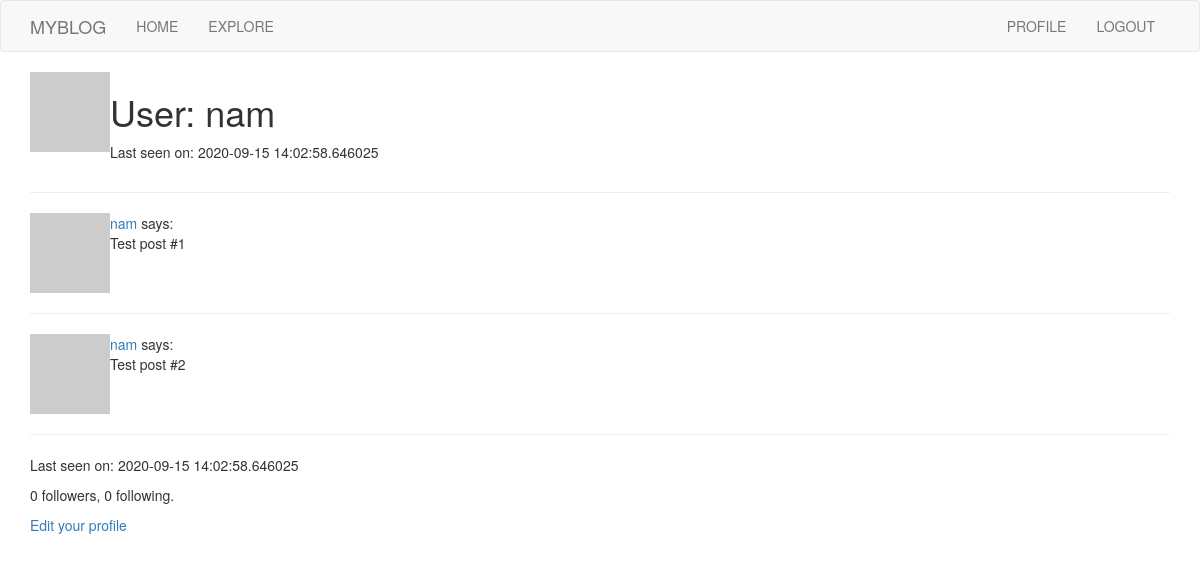
The page /user/nam (signed in) on the database as committed earlier.
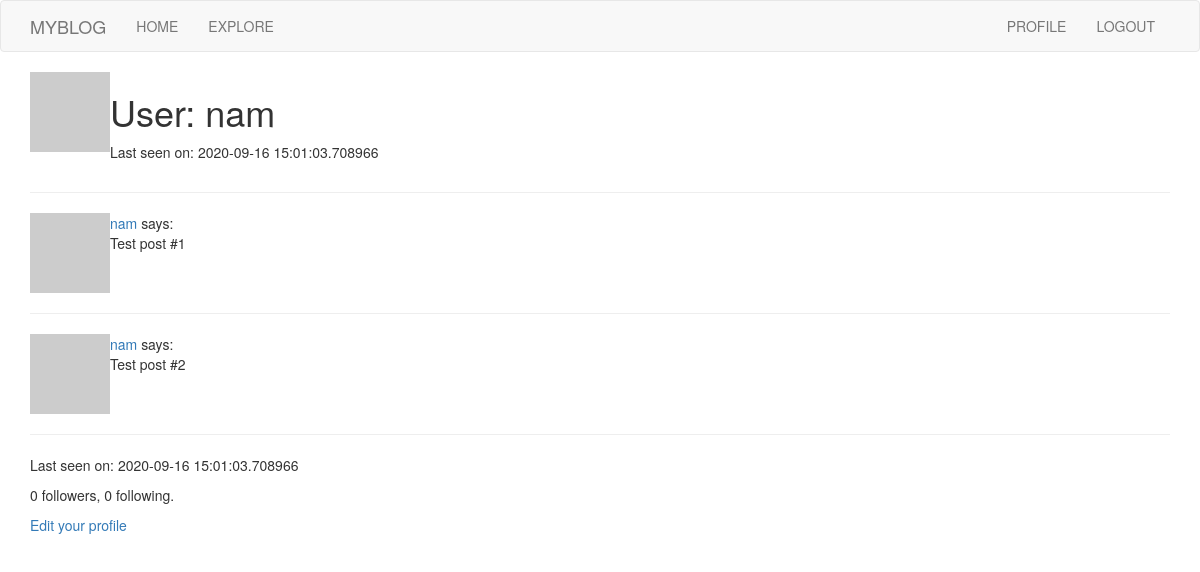
The same page on the database as committed later.
### app/models.py (models this page shows, shortened)
class User(UserMixin, db.Model):
    id = db.Column(db.Integer, primary_key=True)
    username = db.Column(db.String(64), index=True, unique=True)
    email = db.Column(db.String(120), index=True, unique=True)
    password_hash = db.Column(db.String(128))
    posts = db.relationship('Post', backref='author', lazy='dynamic')
    about_me = db.Column(db.String(140))
    last_seen = db.Column(db.DateTime, default=datetime.utcnow)
    def avatar(self, size):
        digest = md5(self.email.lower().encode('utf-8')).hexdigest()
        return 'https://www.gravatar.com/avatar/{}?d=identicon&s={}'.format(digest, size)
    followed = db.relationship(
        'User', secondary=followers,
        primaryjoin=(followers.c.follower_id == id),
        secondaryjoin=(followers.c.followed_id == id),
        backref=db.backref('followers', lazy='dynamic'), lazy='dynamic'
    )

### app/routes.py (the view)
@app.route('/user/<username>')
@login_required
def user(username):
    user = User.query.filter_by(username=username).first_or_404()
    posts = [
        {'author': user, 'body': 'Test post #1'},
        {'author': user, 'body': 'Test post #2'}
    ]
    return render_template('user.html', user=user, posts=posts)

### app/models.py (called while the page is built)
@login.user_loader
def load_user(id):
    return User.query.get(int(id))

### app/routes.py (called while the page is built)
@app.before_request
def before_request():
    if current_user.is_authenticated:
        current_user.last_seen = datetime.utcnow()
        db.session.commit()

### app/templates/user.html (shortened to what this page needs)
{% extends "base.html" %}
{% block app_content %}
    <table>
        <tr valign="top">
            <td><img src="{{ user.avatar(128) }}" alt=""></td>
            <td>
                <h1>User: {{ user.username }} </h1>
                {% if user.last_seen %} <p>Last seen on: {{ user.last_seen }}</p> {% endif %}
            </td>
        </tr>
    </table>
    <hr>
    {% for post in posts %}
    <table>
        {% include '_post.html' %}
        <hr>
    </table>
    {% endfor %}
    {% if user.last_seen %} <p>Last seen on: {{ user.last_seen }}</p> {% endif %}
    <p>{{ user.followers.count() }} followers, {{ user.followed.count() }} following. </p>
    {% if user == current_user %}
        <p><a href="{{ url_for('edit_profile') }}">Edit your profile</a></p>
    {% elif not current_user.is_following(user) %}
        <p><a href="{{ url_for('follow', username=user.username) }}">Follow</a></p>
    {% else %}
        <p><a href="{{ url_for('unfollow', username=user.username) }}">Unfollow</a></p>
    {% endif %}
{% endblock %}

### app/templates/base.html (shortened to what this page needs)
{% extends 'bootstrap/base.html' %}
{% block navbar %}
    <nav class="navbar navbar-default">
        <div class="container">
            <div class="navbar-header">
                <a class="navbar-brand" href="{{ url_for('index') }}">MYBLOG</a>
            </div>
            <div class="collapse navbar-collapse" id="bs-example-navbar-collapse-1">
                <ul class="nav navbar-nav">
                    <li><a href="{{ url_for('index') }}">HOME</a></li>
                    <li><a href="{{ url_for('explore') }}">EXPLORE</a></li>
                </ul>
                <ul class="nav navbar-nav navbar-right">
                    {% if current_user.is_anonymous %}
                    <li><a href="{{ url_for('login') }}">LOGIN</a></li>
                    {% else %}
                    <li><a href="{{ url_for('user', username=current_user.username) }}">PROFILE</a></li>
                    <li><a href="{{ url_for('logout') }}">LOGOUT</a></li>
                    {% endif %}
                </ul>
            </div>
        </div>
    </nav>
{% endblock %}
{% block content %}
    <div class="container">
        {% block app_content %}{% endblock %}
    </div>
{% endblock %}

### app/templates/_post.html
<table>
    <tr valign="top">
        <td width="70px">
            <a href="{{ url_for('user', username=post.author.username) }}">
                <img src="{{ post.author.avatar(70) }}" alt="">
            </a>
        </td>
        <td>
            <a href="{{ url_for('user', username=post.author.username) }}">
                {{ post.author.username }}
            </a>
            says: <br>{{ post.body }}
        </td>
    </tr>
</table>

Rows that differ between the two databases and show on the page:
changed User "nam": last_seen "2020-09-15 14:02:58.646025" → "2020-09-16 15:01:03.708966"
